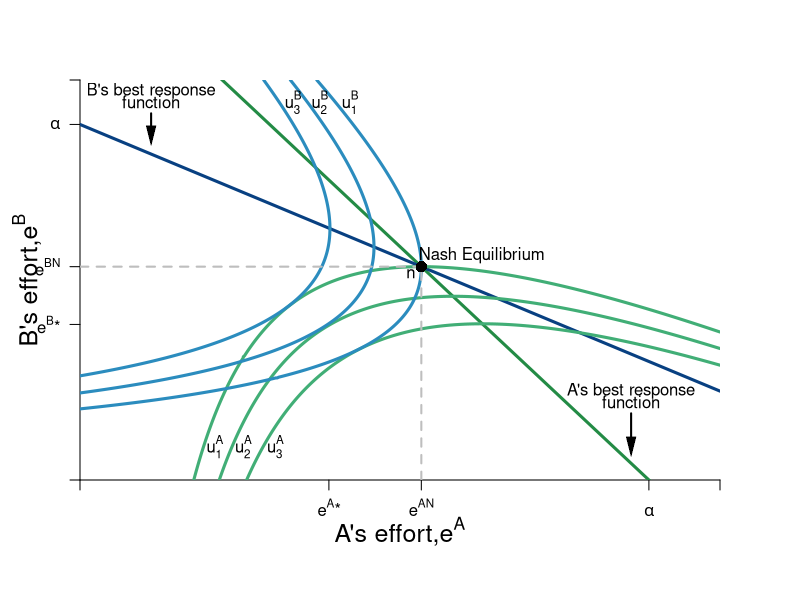

This chart was generated by the following R code:
#Graph Designer: Simon Halliday & Madeleine Wettach '20
#Authors: Bowles, Foley and Halliday
#Title: Coordination, Conflict and Competition: A Text in Microeconomics

require(shape)
pdf(file = "coordination_failures/step_by_step_graphs_6/coord_brfs_utilities_step2.pdf", width = 9, height = 7)

#Set parameters for graphics
axislabelsize <- 1.5
graphlinewidth <- 3
segmentlinewidth <- 2

COL <- c("#7fc97f", "#beaed4", "#fdc086", "#ffff99", "#386cb0", "#f0027f", "#bf5b17", "#666666")
COLA <- c("#99d8c9","#66c2a4","#41ae76", "#238b45", "#005824")
COLB <- c("#4eb3d3", "#2b8cbe", "#0868ac","#084081")

par(mar =  c(6, 4, 4, 4))

uA <- function(ea, eb, alpha = 16, beta = 1/24) {
  alpha*(1 - beta*eb)*ea - 0.5*(ea)^2
}

uB <- function(ea, eb, alpha = 16, beta = 1/24) {
  alpha*(1 - beta*ea)*eb - 0.5*(eb)^2
}

brfB <- function(ea, alpha = 16, beta = 1/24) {
  alpha*(1 - beta*ea)
}

brfA <- function(ea, alpha = 16, beta = 1/24) {
  (alpha - ea)/(alpha * beta)
}

brfPE <- function(ea, alpha = 16, beta = 1/12) {
  alpha*(1 - beta*ea)
}

indiffeA <- function(ea, alpha = 16, beta = 1/24, uA = 46.08) {
  1/beta - (0.5*ea)/(alpha*beta) - uA/(alpha*beta*ea)
}

indiffB <- function(eb, alpha = 16, beta = 1/24, uB = 46.08) {
  (alpha*eb - uB - 0.5*eb^2)/(alpha*beta*eb)
}

indiffB2 <- function(ea, alpha = 16, beta = 1/24, uB = 46.08) {
  sqrt(alpha^2*(beta*ea - 1)^2 - 2*uB) - alpha*beta*ea + alpha
}

indiffB3 <- function(ea, alpha = 16, beta = 1/24, uB = 46.08) {
  -sqrt(alpha^2*(beta*ea - 1)^2 - 2*uB) - alpha*beta*ea + alpha
}


#Input into Wolfram Alpha: solve for x y = 1/b - (0.5*x)/(a*b) - u/(a*b*x)

# indiffAlowB <- function(eb, alpha = 16, beta = 1/24, uA = 46.08) {
#   0.5*(-sqrt((2*alpha*beta*eb - 2*alpha)^2 - 8*uA)) - 2*alpha*beta*eb + 2*alpha
# }
# 
# indiffAlow <- function(ea, alpha = 16, beta = 1/24, uA = 46.08) {
#   0.5*(-sqrt((2*alpha*beta*ea - 2*alpha)^2 - 8*uA)) - 2*alpha*beta*ea + 2*alpha
# }
# 
# indiffAgain <- function(ea, alpha = 16, beta = 1/24, uA = 46.08) {
#   (-2*alpha*ea +2*uA + ea^2 )/ ( 2 * alpha * beta * ea)
# }

xlims <- c(0, 18)
ylims <- c(0, 18)

npts <- 501 
x <- seq(xlims[1], xlims[2], length.out = npts)
y <- seq(ylims[1], ylims[2], length.out = npts) 
a <- c(46.08, 55, 64)
b <- c(46.08, 55, 64)


#B's value when at A's bliss point
#0.35*log(5.88) + 0.35*log(8.88) + 0.5*log(10 - 5.88) + 0.5*log(15 - 8.88) 

#B's bliss point x = 4.11765; y = 6.17647
#A's value when at A's bliss point
#0.5*log(4.11765) + 0.5*log(6.17647) + 0.35*log(10 - 4.11765) + 0.35*log(15 - 6.17647) 


plot(0, 0, xlim = xlims, ylim = ylims, type = "n",
     xlab = expression(paste("")),
     ylab = expression(paste("")), 
     xaxt = "n", 
     yaxt = "n", 
     cex.lab = axislabelsize, 
     bty = "n",
     xaxs="i", 
     yaxs="i")

# ticksy <- seq(from = 0, to = ylims[2], by = 2)
# ylabels <- seq(from = 0, to = ylims[2], by = 2)
# ticksx <- seq(from = 0, to = xlims[2], by = 2)
# xlabels <- seq(from = 0, to = xlims[2], by = 2)
ticksy <- c(0, 7, 9.6, 16, 18)
ylabels <- c(NA, expression(paste(e^B,"*")), expression(paste(e^{BN})), expression(paste(alpha)), NA)
ticksx <- c(0, 7, 9.6, 16, 18)
xlabels <- c(NA, expression(paste(e^A,"*")), expression(paste(e^{AN})), expression(paste(alpha)), NA)


axis(1, at = ticksx, pos = 0, labels = xlabels)
axis(2, at = ticksy, pos = 0, labels = ylabels, las = 1)

npts <- 500 
xx1 <- seq(xlims[1], xlims[2], length.out = npts)


#I need something like xx1 with npts for 
##xpoly1 <- seq(from = 4.1, to = 9.6, length.out = 500)
##ypoly1 <- indiffA(xpoly1, uA = 46.08, alpha = 16, beta = 1/24)
##ypoly2 <- indiffB3(xpoly1, uB = 46.08, alpha = 16, beta = 1/24)
##polygon(x = c(xpoly1, rev(xpoly1)), y = c(ypoly1, rev(ypoly2)), col=COL[4], density=NULL, border = NA)



lines(xx1, brfA(xx1, alpha = 16, beta = 1/24), col = COLA[4], lwd = graphlinewidth)
lines(xx1, brfB(xx1, alpha = 16, beta = 1/24), col = COLB[4], lwd = graphlinewidth)
#lines(xx1, indiffA(xx1, alpha = 16, beta = 1/24, uA = 46.08), col = COL[2], lwd = graphlinewidth)
#lines(xx1, indiffB(xx1, alpha = 16, beta = 1/24, uB = 42), col = COL[2], lwd = graphlinewidth)
#lines(xx1, indiffB2(xx1, alpha = 16, beta = 1/24, uB = 46.08), col = COL[2], lwd = graphlinewidth)
#lines(xx1, indiffB3(xx1, alpha = 16, beta = 1/24, uB = 46.08), col = COL[2], lwd = graphlinewidth)
#lines(xx1, indiffAlow(xx1, uA = 42, alpha = 16, beta = 1/24), col = COL[2], lwd = graphlinewidth)
#lines(xx1, indiffAgain(xx1, uA = 42, alpha = 16, beta = 1/24), col = COL[2], lwd = graphlinewidth)


#persp(x, y, outer(x, y, u), ticktype="detailed") 
contour(y, x, 
        outer(x, y, uA),
        #labels = c("v1", "v2", "v3"),
        drawlabels = FALSE,
        col = COLA[3],
        #xlab = expression(paste("A's Apples, ", x)),
        #ylab = expression(paste("A's Oranges, ", y)),
        #cex.lab = axislabelsize,
        lwd = graphlinewidth,
        levels = a, 
        xaxs="i", 
        yaxs="i", 
        add = TRUE) 

mtext(expression(paste("A's effort,", e^A)), side=1, line = 2.5, cex = axislabelsize)
text(-1.5, 9, expression(paste("B's effort,", e^B)), xpd = TRUE, cex = axislabelsize, srt = 90) 

#Add arrows:
#arrows(-0.8, 10, -0.8, 14, xpd = TRUE, length=0.1,angle=40,lwd=3)
#arrows(6.2, -1.7, 9, -1.7, xpd = TRUE, length=0.1,angle=40,lwd=3)


contour(x, y, 
        outer(x, y, uB),
        #labels = c("v1", "v2", "v3"),
        drawlabels = FALSE,
        col = COLB[2],
        #xlab = expression(paste("")),
        #ylab = expression(paste("")),
        lwd = graphlinewidth,
        levels = b, 
        add = TRUE
        #xaxs="i", 
        #yaxs="i"
) 


#segments(4.11765, 6.17647, 5.88, 8.88, lty = 1, col = COL[2] , lwd = graphlinewidth)
##text(7.3, 3, expression("Pareto Efficient"))
##text(7.3, 2.4, expression("Curve"))
##Arrows(7.3, 3.5, 7.3, 6.1, col = "black", lty = 1, lwd = 2, arr.type = "triangle", arr.lwd = 0.5)

#Label the iso-welfare functions for the HG, Aisha
text(3.8, 1.5, expression(u[1]^A))
text(4.6, 1.5, expression(u[2]^A))
text(5.5, 1.5, expression(u[3]^A))
#text(6.6, 8.3, expression(u[4]^A))

#Label the indifference curves for the HG, Betty
text(7.6, 17, expression(u[1]^B))
text(6.75, 17, expression(u[2]^B))
text(6, 17, expression(u[3]^B))
#text(3.4, 6.9, expression(v[4]^B))

#Label Nash Equilibrium 
segments(0, 9.6, 9.6, 9.6, lty = 2, col = "gray" , lwd = segmentlinewidth)
segments(9.6, 0, 9.6, 9.6, lty = 2, col = "gray" , lwd = segmentlinewidth)
points(9.6, 9.6, pch = 16, col = "black", cex = 1.5)
text(11.3, 10.1, expression(paste("Nash Equilibrium")))
text(9.3, 9.3, expression(paste("n")))


#Annotate Pareto Efficient Curve and relevant points
##segments(8, 6, 6, 8, lty = 1, col = COL[2] , lwd = graphlinewidth)
##points(6, 8, pch = 16, col = "black", cex = 1.5)
##text(6, 8.5, expression(paste("g")))

##points(8, 6, pch = 16, col = "black", cex = 1.5)
##text(7, 7.5, expression(paste("i")))

##points(7, 7, pch = 16, col = "black", cex = 1.5)
##text(8, 6.5, expression(paste("f")))

#points(5.84, 8.77, pch = 16, col = "black", cex = 1.5)

#A's brf
text(2, 17.5, expression(paste("B's best response")))
text(2, 17, expression(paste("function")))
Arrows(2, 16.5, 2, 15.5, col = "black", lty = 1, lwd = 2, arr.type = "triangle", arr.lwd = 0.5)

#B's brf
text(15.5, 4, expression(paste("A's best response")))
text(15.5, 3.5, expression(paste("function")))
Arrows(15.5, 3, 15.5, 1.5, col = "black", lty = 1, lwd = 2, arr.type = "triangle", arr.lwd = 0.5)


dev.off()
